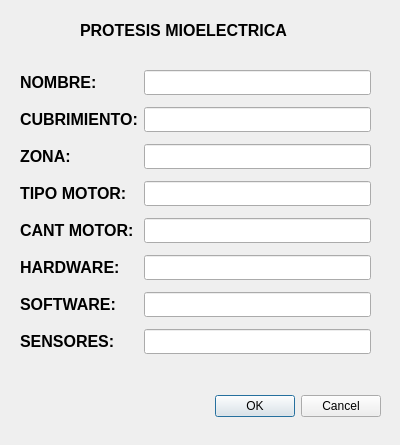
<?xml version="1.0" encoding="UTF-8"?>
<ui version="4.0">
 <class>Dialog</class>
 <widget class="QDialog" name="Dialog">
  <property name="geometry">
   <rect>
    <x>0</x>
    <y>0</y>
    <width>400</width>
    <height>445</height>
   </rect>
  </property>
  <property name="windowTitle">
   <string>Dialog</string>
  </property>
  <widget class="QDialogButtonBox" name="buttonBox">
   <property name="geometry">
    <rect>
     <x>40</x>
     <y>390</y>
     <width>341</width>
     <height>32</height>
    </rect>
   </property>
   <property name="orientation">
    <enum>Qt::Horizontal</enum>
   </property>
   <property name="standardButtons">
    <set>QDialogButtonBox::Cancel|QDialogButtonBox::Ok</set>
   </property>
  </widget>
  <widget class="QLabel" name="label_4">
   <property name="geometry">
    <rect>
     <x>80</x>
     <y>10</y>
     <width>231</width>
     <height>41</height>
    </rect>
   </property>
   <property name="font">
    <font>
     <pointsize>12</pointsize>
     <weight>75</weight>
     <bold>true</bold>
    </font>
   </property>
   <property name="text">
    <string>PROTESIS MIOELECTRICA</string>
   </property>
  </widget>
  <widget class="QWidget" name="formLayoutWidget">
   <property name="geometry">
    <rect>
     <x>20</x>
     <y>70</y>
     <width>351</width>
     <height>286</height>
    </rect>
   </property>
   <layout class="QFormLayout" name="formLayout">
    <item row="0" column="0">
     <widget class="QLabel" name="label">
      <property name="font">
       <font>
        <pointsize>12</pointsize>
        <weight>75</weight>
        <bold>true</bold>
       </font>
      </property>
      <property name="text">
       <string>NOMBRE:</string>
      </property>
     </widget>
    </item>
    <item row="2" column="0">
     <widget class="QLabel" name="label_2">
      <property name="font">
       <font>
        <pointsize>12</pointsize>
        <weight>75</weight>
        <bold>true</bold>
       </font>
      </property>
      <property name="text">
       <string>CUBRIMIENTO:</string>
      </property>
     </widget>
    </item>
    <item row="4" column="0">
     <widget class="QLabel" name="label_3">
      <property name="font">
       <font>
        <pointsize>12</pointsize>
        <weight>75</weight>
        <bold>true</bold>
       </font>
      </property>
      <property name="text">
       <string>ZONA:</string>
      </property>
     </widget>
    </item>
    <item row="0" column="1">
     <widget class="QLineEdit" name="campo_nombre">
      <property name="font">
       <font>
        <pointsize>12</pointsize>
       </font>
      </property>
     </widget>
    </item>
    <item row="2" column="1">
     <widget class="QLineEdit" name="campo_cubrimiento">
      <property name="font">
       <font>
        <pointsize>12</pointsize>
       </font>
      </property>
     </widget>
    </item>
    <item row="4" column="1">
     <widget class="QLineEdit" name="campo_zona">
      <property name="font">
       <font>
        <pointsize>12</pointsize>
       </font>
      </property>
     </widget>
    </item>
    <item row="1" column="1">
     <spacer name="verticalSpacer">
      <property name="orientation">
       <enum>Qt::Vertical</enum>
      </property>
      <property name="sizeHint" stdset="0">
       <size>
        <width>20</width>
        <height>40</height>
       </size>
      </property>
     </spacer>
    </item>
    <item row="3" column="1">
     <spacer name="verticalSpacer_2">
      <property name="orientation">
       <enum>Qt::Vertical</enum>
      </property>
      <property name="sizeHint" stdset="0">
       <size>
        <width>20</width>
        <height>40</height>
       </size>
      </property>
     </spacer>
    </item>
    <item row="6" column="0">
     <widget class="QLabel" name="label_5">
      <property name="font">
       <font>
        <pointsize>12</pointsize>
        <weight>75</weight>
        <bold>true</bold>
       </font>
      </property>
      <property name="text">
       <string>TIPO MOTOR:</string>
      </property>
     </widget>
    </item>
    <item row="8" column="0">
     <widget class="QLabel" name="label_6">
      <property name="font">
       <font>
        <pointsize>12</pointsize>
        <weight>75</weight>
        <bold>true</bold>
       </font>
      </property>
      <property name="text">
       <string>CANT MOTOR:</string>
      </property>
     </widget>
    </item>
    <item row="10" column="0">
     <widget class="QLabel" name="label_7">
      <property name="font">
       <font>
        <pointsize>12</pointsize>
        <weight>75</weight>
        <bold>true</bold>
       </font>
      </property>
      <property name="text">
       <string>HARDWARE:</string>
      </property>
     </widget>
    </item>
    <item row="6" column="1">
     <widget class="QLineEdit" name="campo_tipomotor">
      <property name="font">
       <font>
        <pointsize>12</pointsize>
       </font>
      </property>
     </widget>
    </item>
    <item row="8" column="1">
     <widget class="QLineEdit" name="campo_cantmotor">
      <property name="font">
       <font>
        <pointsize>12</pointsize>
       </font>
      </property>
     </widget>
    </item>
    <item row="10" column="1">
     <widget class="QLineEdit" name="campo_hardware">
      <property name="font">
       <font>
        <pointsize>12</pointsize>
       </font>
      </property>
     </widget>
    </item>
    <item row="5" column="1">
     <spacer name="verticalSpacer_3">
      <property name="orientation">
       <enum>Qt::Vertical</enum>
      </property>
      <property name="sizeHint" stdset="0">
       <size>
        <width>20</width>
        <height>40</height>
       </size>
      </property>
     </spacer>
    </item>
    <item row="7" column="1">
     <spacer name="verticalSpacer_4">
      <property name="orientation">
       <enum>Qt::Vertical</enum>
      </property>
      <property name="sizeHint" stdset="0">
       <size>
        <width>20</width>
        <height>40</height>
       </size>
      </property>
     </spacer>
    </item>
    <item row="9" column="1">
     <spacer name="verticalSpacer_5">
      <property name="orientation">
       <enum>Qt::Vertical</enum>
      </property>
      <property name="sizeHint" stdset="0">
       <size>
        <width>20</width>
        <height>40</height>
       </size>
      </property>
     </spacer>
    </item>
    <item row="12" column="0">
     <widget class="QLabel" name="label_8">
      <property name="font">
       <font>
        <pointsize>12</pointsize>
        <weight>75</weight>
        <bold>true</bold>
       </font>
      </property>
      <property name="text">
       <string>SOFTWARE:</string>
      </property>
     </widget>
    </item>
    <item row="12" column="1">
     <widget class="QLineEdit" name="campo_software">
      <property name="font">
       <font>
        <pointsize>12</pointsize>
       </font>
      </property>
     </widget>
    </item>
    <item row="11" column="1">
     <spacer name="verticalSpacer_6">
      <property name="orientation">
       <enum>Qt::Vertical</enum>
      </property>
      <property name="sizeHint" stdset="0">
       <size>
        <width>20</width>
        <height>40</height>
       </size>
      </property>
     </spacer>
    </item>
    <item row="14" column="0">
     <widget class="QLabel" name="label_16">
      <property name="font">
       <font>
        <pointsize>12</pointsize>
        <weight>75</weight>
        <bold>true</bold>
       </font>
      </property>
      <property name="text">
       <string>SENSORES:</string>
      </property>
     </widget>
    </item>
    <item row="14" column="1">
     <widget class="QLineEdit" name="campo_sensores">
      <property name="font">
       <font>
        <pointsize>12</pointsize>
       </font>
      </property>
     </widget>
    </item>
    <item row="13" column="1">
     <spacer name="verticalSpacer_13">
      <property name="orientation">
       <enum>Qt::Vertical</enum>
      </property>
      <property name="sizeHint" stdset="0">
       <size>
        <width>20</width>
        <height>40</height>
       </size>
      </property>
     </spacer>
    </item>
   </layout>
  </widget>
 </widget>
 <resources/>
 <connections>
  <connection>
   <sender>buttonBox</sender>
   <signal>accepted()</signal>
   <receiver>Dialog</receiver>
   <slot>accept()</slot>
   <hints>
    <hint type="sourcelabel">
     <x>248</x>
     <y>254</y>
    </hint>
    <hint type="destinationlabel">
     <x>157</x>
     <y>274</y>
    </hint>
   </hints>
  </connection>
  <connection>
   <sender>buttonBox</sender>
   <signal>rejected()</signal>
   <receiver>Dialog</receiver>
   <slot>reject()</slot>
   <hints>
    <hint type="sourcelabel">
     <x>316</x>
     <y>260</y>
    </hint>
    <hint type="destinationlabel">
     <x>286</x>
     <y>274</y>
    </hint>
   </hints>
  </connection>
 </connections>
</ui>
